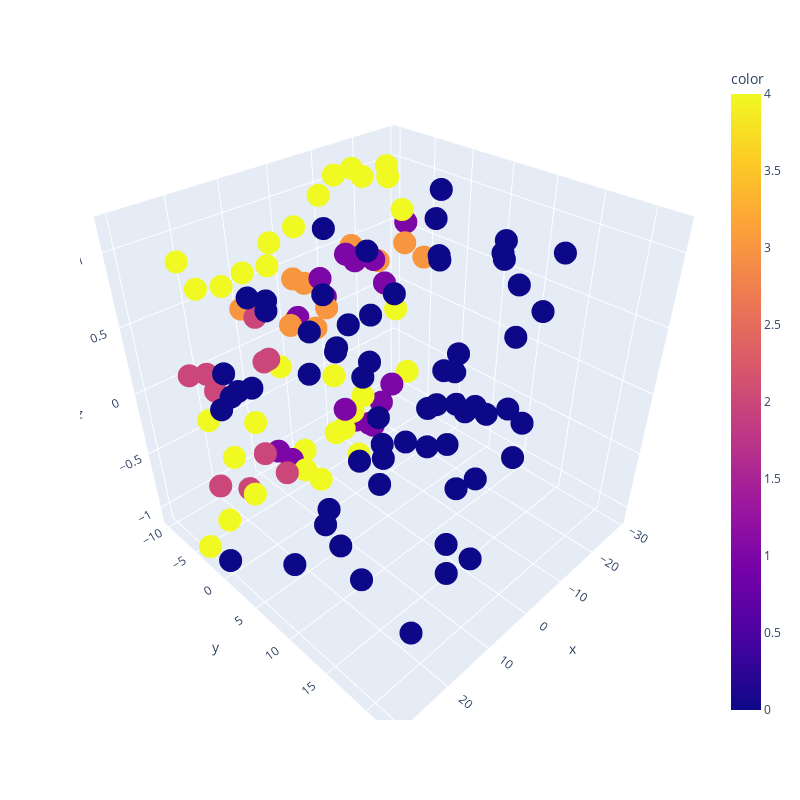

The cell this chart's notebook holds for it:
### Code cell
import plotly.express as px

pca = PCA(n_components=3, random_state=1)
X_train_reduced = pca.fit_transform(X_train)

svm = SVC(C=1000, kernel='rbf', gamma=0.001, random_state=1)
svm.fit(X_train_reduced, Y_train)

X_test_reduced = pca.transform(X_test)
print('SVM accuracy: ', svm.score(X_test_reduced, Y_test))

px.scatter_3d(x=X_train_reduced[:,0], y=X_train_reduced[:,1], z=X_train_reduced[:,2], color=Y_train, width=800, height=800)

### Figure 1 — Plotly figure (JSON) as saved in the notebook; plotly's stock layout.template omitted (floating-point values rounded to 4 significant figures; data arrays with more than 128 entries replaced by an {"elided": "..."} marker saying what was removed)
{"data": [{"hovertemplate": "x=%{x}<br>y=%{y}<br>z=%{z}<br>color=%{marker.color}<extra></extra>", "legendgroup": "", "marker": {"color": {"elided": "134 int values"}, "coloraxis": "coloraxis", "symbol": "circle"}, "mode": "markers", "name": "", "scene": "scene", "showlegend": false, "type": "scatter3d", "x": {"elided": "134 float values"}, "y": {"elided": "134 float values"}, "z": {"elided": "134 float values"}}], "layout": {"coloraxis": {"colorbar": {"title": {"text": "color"}}, "colorscale": [[0, "#0d0887"], [0.1111, "#46039f"], [0.2222, "#7201a8"], [0.3333, "#9c179e"], [0.4444, "#bd3786"], [0.5556, "#d8576b"], [0.6667, "#ed7953"], [0.7778, "#fb9f3a"], [0.8889, "#fdca26"], [1, "#f0f921"]]}, "height": 800, "legend": {"tracegroupgap": 0}, "margin": {"t": 60}, "scene": {"domain": {"x": [0, 1], "y": [0, 1]}, "xaxis": {"title": {"text": "x"}}, "yaxis": {"title": {"text": "y"}}, "zaxis": {"title": {"text": "z"}}}, "width": 800}}
